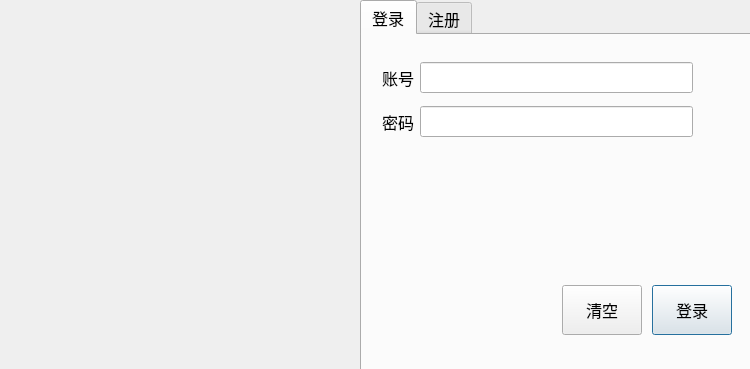
<?xml version="1.0" encoding="UTF-8"?>
<ui version="4.0">
 <class>LoginDialog</class>
 <widget class="QDialog" name="LoginDialog">
  <property name="enabled">
   <bool>true</bool>
  </property>
  <property name="geometry">
   <rect>
    <x>0</x>
    <y>0</y>
    <width>750</width>
    <height>369</height>
   </rect>
  </property>
  <property name="font">
   <font>
    <family>微软雅黑</family>
    <pointsize>12</pointsize>
   </font>
  </property>
  <property name="windowTitle">
   <string>Dialog</string>
  </property>
  <widget class="QLabel" name="pb_icon">
   <property name="geometry">
    <rect>
     <x>13</x>
     <y>11</y>
     <width>331</width>
     <height>321</height>
    </rect>
   </property>
   <property name="text">
    <string/>
   </property>
   <property name="pixmap">
    <pixmap resource="resourse.qrc">:/tb/baidu.png</pixmap>
   </property>
   <property name="scaledContents">
    <bool>true</bool>
   </property>
  </widget>
  <widget class="QTabWidget" name="tw_page">
   <property name="geometry">
    <rect>
     <x>360</x>
     <y>0</y>
     <width>391</width>
     <height>371</height>
    </rect>
   </property>
   <property name="font">
    <font>
     <family>微软雅黑</family>
     <pointsize>12</pointsize>
     <strikeout>false</strikeout>
    </font>
   </property>
   <property name="currentIndex">
    <number>0</number>
   </property>
   <widget class="QWidget" name="tab_login">
    <property name="accessibleName">
     <string/>
    </property>
    <attribute name="title">
     <string>登录</string>
    </attribute>
    <widget class="QPushButton" name="pb_login">
     <property name="geometry">
      <rect>
       <x>290</x>
       <y>250</y>
       <width>80</width>
       <height>50</height>
      </rect>
     </property>
     <property name="text">
      <string>登录</string>
     </property>
    </widget>
    <widget class="QPushButton" name="pb_clear">
     <property name="geometry">
      <rect>
       <x>200</x>
       <y>250</y>
       <width>80</width>
       <height>50</height>
      </rect>
     </property>
     <property name="text">
      <string>清空</string>
     </property>
    </widget>
    <widget class="QWidget" name="layoutWidget">
     <property name="geometry">
      <rect>
       <x>20</x>
       <y>20</y>
       <width>311</width>
       <height>91</height>
      </rect>
     </property>
     <layout class="QGridLayout" name="gridLayout">
      <item row="0" column="0">
       <widget class="QLabel" name="lb_phone">
        <property name="text">
         <string>账号</string>
        </property>
       </widget>
      </item>
      <item row="0" column="1">
       <widget class="QLineEdit" name="le_phone"/>
      </item>
      <item row="1" column="0">
       <widget class="QLabel" name="lb_password">
        <property name="text">
         <string>密码</string>
        </property>
       </widget>
      </item>
      <item row="1" column="1">
       <widget class="QLineEdit" name="le_password">
        <property name="text">
         <string/>
        </property>
        <property name="echoMode">
         <enum>QLineEdit::Password</enum>
        </property>
       </widget>
      </item>
     </layout>
    </widget>
   </widget>
   <widget class="QWidget" name="tab_2">
    <attribute name="title">
     <string>注册</string>
    </attribute>
    <widget class="QPushButton" name="pb_clear_register">
     <property name="geometry">
      <rect>
       <x>200</x>
       <y>250</y>
       <width>80</width>
       <height>50</height>
      </rect>
     </property>
     <property name="text">
      <string>清空</string>
     </property>
    </widget>
    <widget class="QWidget" name="layoutWidget">
     <property name="geometry">
      <rect>
       <x>20</x>
       <y>10</y>
       <width>311</width>
       <height>171</height>
      </rect>
     </property>
     <layout class="QGridLayout" name="gridLayout_2">
      <item row="0" column="0">
       <widget class="QLabel" name="lb_phone_register">
        <property name="text">
         <string>账号</string>
        </property>
       </widget>
      </item>
      <item row="2" column="0">
       <widget class="QLabel" name="lb_password_confrim_register">
        <property name="text">
         <string>确认</string>
        </property>
       </widget>
      </item>
      <item row="1" column="1">
       <widget class="QLineEdit" name="le_password_register">
        <property name="echoMode">
         <enum>QLineEdit::Password</enum>
        </property>
       </widget>
      </item>
      <item row="1" column="0">
       <widget class="QLabel" name="lb_password_register">
        <property name="text">
         <string>密码</string>
        </property>
       </widget>
      </item>
      <item row="3" column="0">
       <widget class="QLabel" name="lb_password_register_3">
        <property name="text">
         <string>昵称</string>
        </property>
       </widget>
      </item>
      <item row="0" column="1">
       <widget class="QLineEdit" name="le_phone_register"/>
      </item>
      <item row="2" column="1">
       <widget class="QLineEdit" name="le_password_confrim_register">
        <property name="echoMode">
         <enum>QLineEdit::Password</enum>
        </property>
       </widget>
      </item>
      <item row="3" column="1">
       <widget class="QLineEdit" name="le_name_register"/>
      </item>
     </layout>
    </widget>
    <widget class="QPushButton" name="pb_login_register">
     <property name="geometry">
      <rect>
       <x>290</x>
       <y>250</y>
       <width>80</width>
       <height>50</height>
      </rect>
     </property>
     <property name="text">
      <string>注册</string>
     </property>
    </widget>
   </widget>
  </widget>
 </widget>
 <tabstops>
  <tabstop>le_phone_register</tabstop>
  <tabstop>le_password_register</tabstop>
  <tabstop>le_password_confrim_register</tabstop>
  <tabstop>le_name_register</tabstop>
  <tabstop>pb_login_register</tabstop>
  <tabstop>pb_clear_register</tabstop>
  <tabstop>le_phone</tabstop>
  <tabstop>le_password</tabstop>
  <tabstop>pb_login</tabstop>
  <tabstop>pb_clear</tabstop>
  <tabstop>tw_page</tabstop>
 </tabstops>
 <resources>
  <include location="resourse.qrc"/>
 </resources>
 <connections/>
</ui>
